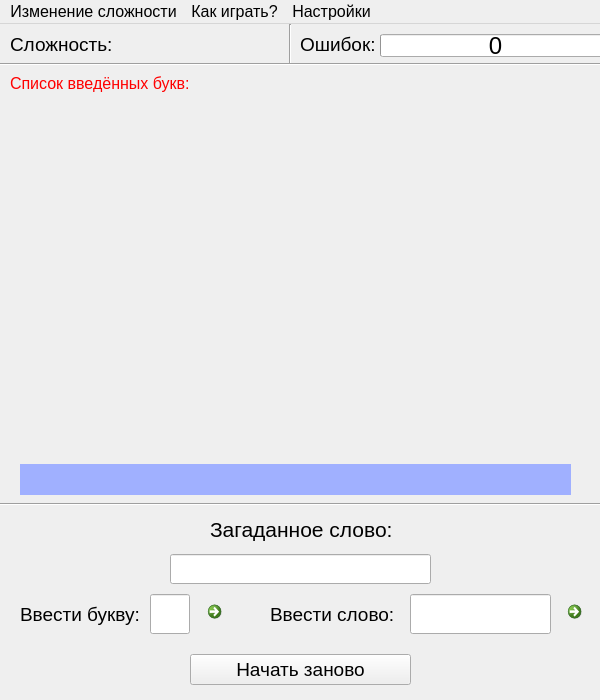
<?xml version="1.0" encoding="UTF-8"?>
<ui version="4.0">
 <class>MainWindow</class>
 <widget class="QMainWindow" name="MainWindow">
  <property name="geometry">
   <rect>
    <x>0</x>
    <y>0</y>
    <width>600</width>
    <height>700</height>
   </rect>
  </property>
  <property name="sizePolicy">
   <sizepolicy hsizetype="Preferred" vsizetype="Preferred">
    <horstretch>0</horstretch>
    <verstretch>0</verstretch>
   </sizepolicy>
  </property>
  <property name="baseSize">
   <size>
    <width>0</width>
    <height>0</height>
   </size>
  </property>
  <property name="font">
   <font>
    <pointsize>18</pointsize>
   </font>
  </property>
  <property name="mouseTracking">
   <bool>true</bool>
  </property>
  <property name="windowTitle">
   <string>Игра</string>
  </property>
  <property name="toolTipDuration">
   <number>1</number>
  </property>
  <widget class="QWidget" name="centralwidget">
   <widget class="QLabel" name="difficultyLabel">
    <property name="geometry">
     <rect>
      <x>10</x>
      <y>10</y>
      <width>251</width>
      <height>21</height>
     </rect>
    </property>
    <property name="font">
     <font>
      <family>Tahoma</family>
      <pointsize>14</pointsize>
     </font>
    </property>
    <property name="toolTip">
     <string/>
    </property>
    <property name="toolTipDuration">
     <number>-1</number>
    </property>
    <property name="text">
     <string>Сложность:</string>
    </property>
    <property name="alignment">
     <set>Qt::AlignLeading|Qt::AlignLeft|Qt::AlignVCenter</set>
    </property>
   </widget>
   <widget class="Line" name="line">
    <property name="geometry">
     <rect>
      <x>0</x>
      <y>470</y>
      <width>601</width>
      <height>21</height>
     </rect>
    </property>
    <property name="orientation">
     <enum>Qt::Horizontal</enum>
    </property>
   </widget>
   <widget class="QLabel" name="enterLetterLabel">
    <property name="geometry">
     <rect>
      <x>20</x>
      <y>580</y>
      <width>131</width>
      <height>21</height>
     </rect>
    </property>
    <property name="font">
     <font>
      <family>Tahoma</family>
      <pointsize>14</pointsize>
     </font>
    </property>
    <property name="text">
     <string>Ввести букву:</string>
    </property>
   </widget>
   <widget class="QLineEdit" name="enterLetterLineEdit">
    <property name="geometry">
     <rect>
      <x>150</x>
      <y>570</y>
      <width>40</width>
      <height>40</height>
     </rect>
    </property>
    <property name="font">
     <font>
      <family>Tahoma</family>
      <pointsize>14</pointsize>
     </font>
    </property>
    <property name="text">
     <string/>
    </property>
    <property name="maxLength">
     <number>1</number>
    </property>
    <property name="clearButtonEnabled">
     <bool>false</bool>
    </property>
   </widget>
   <widget class="QCommandLinkButton" name="enterLetterBtn">
    <property name="geometry">
     <rect>
      <x>200</x>
      <y>570</y>
      <width>31</width>
      <height>41</height>
     </rect>
    </property>
    <property name="cursor">
     <cursorShape>PointingHandCursor</cursorShape>
    </property>
    <property name="text">
     <string/>
    </property>
    <property name="iconSize">
     <size>
      <width>30</width>
      <height>30</height>
     </size>
    </property>
    <property name="autoDefault">
     <bool>false</bool>
    </property>
   </widget>
   <widget class="QLabel" name="enterWordLabel">
    <property name="geometry">
     <rect>
      <x>270</x>
      <y>580</y>
      <width>131</width>
      <height>21</height>
     </rect>
    </property>
    <property name="font">
     <font>
      <family>Tahoma</family>
      <pointsize>14</pointsize>
     </font>
    </property>
    <property name="text">
     <string>Ввести слово:</string>
    </property>
   </widget>
   <widget class="QLineEdit" name="enterWordLineEdit">
    <property name="geometry">
     <rect>
      <x>410</x>
      <y>570</y>
      <width>141</width>
      <height>40</height>
     </rect>
    </property>
    <property name="font">
     <font>
      <family>Tahoma</family>
      <pointsize>14</pointsize>
     </font>
    </property>
    <property name="text">
     <string/>
    </property>
   </widget>
   <widget class="QCommandLinkButton" name="enterWordBtn">
    <property name="geometry">
     <rect>
      <x>560</x>
      <y>570</y>
      <width>31</width>
      <height>41</height>
     </rect>
    </property>
    <property name="cursor">
     <cursorShape>PointingHandCursor</cursorShape>
    </property>
    <property name="text">
     <string/>
    </property>
    <property name="iconSize">
     <size>
      <width>30</width>
      <height>30</height>
     </size>
    </property>
    <property name="autoDefault">
     <bool>false</bool>
    </property>
   </widget>
   <widget class="QLineEdit" name="hiddenWordLineEdit">
    <property name="geometry">
     <rect>
      <x>170</x>
      <y>530</y>
      <width>261</width>
      <height>30</height>
     </rect>
    </property>
    <property name="font">
     <font>
      <family>Tahoma</family>
      <pointsize>18</pointsize>
     </font>
    </property>
    <property name="autoFillBackground">
     <bool>false</bool>
    </property>
    <property name="text">
     <string/>
    </property>
    <property name="maxLength">
     <number>20</number>
    </property>
    <property name="alignment">
     <set>Qt::AlignCenter</set>
    </property>
    <property name="readOnly">
     <bool>true</bool>
    </property>
   </widget>
   <widget class="QLabel" name="hiddenWordLabel">
    <property name="geometry">
     <rect>
      <x>210</x>
      <y>490</y>
      <width>181</width>
      <height>31</height>
     </rect>
    </property>
    <property name="font">
     <font>
      <family>Tahoma</family>
      <pointsize>16</pointsize>
     </font>
    </property>
    <property name="text">
     <string>Загаданное слово:</string>
    </property>
   </widget>
   <widget class="QLabel" name="mistakesCountLabel">
    <property name="geometry">
     <rect>
      <x>300</x>
      <y>10</y>
      <width>81</width>
      <height>21</height>
     </rect>
    </property>
    <property name="font">
     <font>
      <family>Tahoma</family>
      <pointsize>14</pointsize>
     </font>
    </property>
    <property name="text">
     <string>Ошибок:</string>
    </property>
   </widget>
   <widget class="QProgressBar" name="mistakesProgressBar">
    <property name="geometry">
     <rect>
      <x>380</x>
      <y>10</y>
      <width>231</width>
      <height>23</height>
     </rect>
    </property>
    <property name="font">
     <font>
      <family>Tahoma</family>
      <pointsize>18</pointsize>
     </font>
    </property>
    <property name="maximum">
     <number>10</number>
    </property>
    <property name="value">
     <number>0</number>
    </property>
    <property name="format">
     <string>%v</string>
    </property>
   </widget>
   <widget class="Line" name="line_2">
    <property name="geometry">
     <rect>
      <x>280</x>
      <y>0</y>
      <width>20</width>
      <height>41</height>
     </rect>
    </property>
    <property name="orientation">
     <enum>Qt::Vertical</enum>
    </property>
   </widget>
   <widget class="QPushButton" name="restartBtn">
    <property name="geometry">
     <rect>
      <x>190</x>
      <y>630</y>
      <width>221</width>
      <height>31</height>
     </rect>
    </property>
    <property name="font">
     <font>
      <family>Tahoma</family>
      <pointsize>14</pointsize>
     </font>
    </property>
    <property name="cursor">
     <cursorShape>PointingHandCursor</cursorShape>
    </property>
    <property name="text">
     <string>Начать заново</string>
    </property>
   </widget>
   <widget class="Line" name="line_3">
    <property name="geometry">
     <rect>
      <x>0</x>
      <y>30</y>
      <width>601</width>
      <height>20</height>
     </rect>
    </property>
    <property name="orientation">
     <enum>Qt::Horizontal</enum>
    </property>
   </widget>
   <widget class="QLabel" name="infoLabel">
    <property name="geometry">
     <rect>
      <x>20</x>
      <y>440</y>
      <width>551</width>
      <height>31</height>
     </rect>
    </property>
    <property name="font">
     <font>
      <family>Tahoma</family>
      <pointsize>12</pointsize>
     </font>
    </property>
    <property name="styleSheet">
     <string notr="true">background-color : #a0b0ff; color : #d02090</string>
    </property>
    <property name="text">
     <string/>
    </property>
    <property name="alignment">
     <set>Qt::AlignCenter</set>
    </property>
    <property name="margin">
     <number>0</number>
    </property>
   </widget>
   <widget class="QLabel" name="enteredLettersListLabel">
    <property name="geometry">
     <rect>
      <x>10</x>
      <y>50</y>
      <width>581</width>
      <height>41</height>
     </rect>
    </property>
    <property name="sizePolicy">
     <sizepolicy hsizetype="Preferred" vsizetype="Preferred">
      <horstretch>0</horstretch>
      <verstretch>0</verstretch>
     </sizepolicy>
    </property>
    <property name="maximumSize">
     <size>
      <width>16777215</width>
      <height>16777215</height>
     </size>
    </property>
    <property name="sizeIncrement">
     <size>
      <width>0</width>
      <height>0</height>
     </size>
    </property>
    <property name="baseSize">
     <size>
      <width>0</width>
      <height>0</height>
     </size>
    </property>
    <property name="font">
     <font>
      <family>Tahoma</family>
      <pointsize>12</pointsize>
      <strikeout>false</strikeout>
      <stylestrategy>PreferDefault</stylestrategy>
     </font>
    </property>
    <property name="mouseTracking">
     <bool>false</bool>
    </property>
    <property name="acceptDrops">
     <bool>false</bool>
    </property>
    <property name="styleSheet">
     <string notr="true">color: red</string>
    </property>
    <property name="frameShape">
     <enum>QFrame::NoFrame</enum>
    </property>
    <property name="text">
     <string>Список введённых букв: </string>
    </property>
    <property name="textFormat">
     <enum>Qt::AutoText</enum>
    </property>
    <property name="scaledContents">
     <bool>true</bool>
    </property>
    <property name="alignment">
     <set>Qt::AlignLeading|Qt::AlignLeft|Qt::AlignTop</set>
    </property>
    <property name="wordWrap">
     <bool>true</bool>
    </property>
    <property name="margin">
     <number>0</number>
    </property>
    <property name="indent">
     <number>-1</number>
    </property>
   </widget>
  </widget>
  <widget class="QMenuBar" name="menubar">
   <property name="geometry">
    <rect>
     <x>0</x>
     <y>0</y>
     <width>600</width>
     <height>27</height>
    </rect>
   </property>
   <property name="sizePolicy">
    <sizepolicy hsizetype="MinimumExpanding" vsizetype="Minimum">
     <horstretch>0</horstretch>
     <verstretch>0</verstretch>
    </sizepolicy>
   </property>
   <property name="minimumSize">
    <size>
     <width>0</width>
     <height>0</height>
    </size>
   </property>
   <property name="sizeIncrement">
    <size>
     <width>0</width>
     <height>0</height>
    </size>
   </property>
   <property name="baseSize">
    <size>
     <width>0</width>
     <height>0</height>
    </size>
   </property>
   <property name="font">
    <font>
     <pointsize>12</pointsize>
    </font>
   </property>
   <property name="mouseTracking">
    <bool>false</bool>
   </property>
   <widget class="QMenu" name="menu">
    <property name="geometry">
     <rect>
      <x>227</x>
      <y>129</y>
      <width>160</width>
      <height>125</height>
     </rect>
    </property>
    <property name="sizePolicy">
     <sizepolicy hsizetype="Preferred" vsizetype="Preferred">
      <horstretch>0</horstretch>
      <verstretch>0</verstretch>
     </sizepolicy>
    </property>
    <property name="minimumSize">
     <size>
      <width>0</width>
      <height>0</height>
     </size>
    </property>
    <property name="baseSize">
     <size>
      <width>0</width>
      <height>0</height>
     </size>
    </property>
    <property name="font">
     <font>
      <family>Segoe UI</family>
      <pointsize>12</pointsize>
     </font>
    </property>
    <property name="cursor">
     <cursorShape>PointingHandCursor</cursorShape>
    </property>
    <property name="toolTipDuration">
     <number>1</number>
    </property>
    <property name="autoFillBackground">
     <bool>false</bool>
    </property>
    <property name="title">
     <string>Изменение сложности</string>
    </property>
    <property name="toolTipsVisible">
     <bool>true</bool>
    </property>
    <addaction name="action_1"/>
    <addaction name="action_2"/>
    <addaction name="action_3"/>
   </widget>
   <widget class="QMenu" name="menu_2">
    <property name="cursor">
     <cursorShape>PointingHandCursor</cursorShape>
    </property>
    <property name="title">
     <string>Как играть?</string>
    </property>
    <addaction name="action_rules"/>
    <addaction name="action_stages"/>
   </widget>
   <widget class="QMenu" name="menu_3">
    <property name="title">
     <string>Настройки</string>
    </property>
    <addaction name="action_enter_bind"/>
    <addaction name="action_restart_bind"/>
    <addaction name="separator"/>
    <addaction name="action_about"/>
   </widget>
   <addaction name="menu"/>
   <addaction name="menu_2"/>
   <addaction name="menu_3"/>
  </widget>
  <action name="action_5">
   <property name="checkable">
    <bool>true</bool>
   </property>
   <property name="checked">
    <bool>true</bool>
   </property>
   <property name="text">
    <string>Показывать подсказки</string>
   </property>
  </action>
  <action name="action_6">
   <property name="text">
    <string>Информация об уровнях сложности</string>
   </property>
  </action>
  <action name="action_3_4">
   <property name="enabled">
    <bool>false</bool>
   </property>
   <property name="text">
    <string>Длина слов 3-4 буквы</string>
   </property>
   <property name="iconVisibleInMenu">
    <bool>true</bool>
   </property>
  </action>
  <action name="action_5_7">
   <property name="enabled">
    <bool>false</bool>
   </property>
   <property name="text">
    <string>Длина слов 5-7 букв</string>
   </property>
  </action>
  <action name="action_8_10">
   <property name="enabled">
    <bool>false</bool>
   </property>
   <property name="text">
    <string>Длина слов 8-10 букв</string>
   </property>
  </action>
  <action name="action_1">
   <property name="checkable">
    <bool>true</bool>
   </property>
   <property name="checked">
    <bool>true</bool>
   </property>
   <property name="text">
    <string>Лёгкая</string>
   </property>
   <property name="font">
    <font>
     <family>Tahoma</family>
    </font>
   </property>
   <property name="menuRole">
    <enum>QAction::PreferencesRole</enum>
   </property>
  </action>
  <action name="action_2">
   <property name="checkable">
    <bool>true</bool>
   </property>
   <property name="checked">
    <bool>false</bool>
   </property>
   <property name="text">
    <string>Средняя</string>
   </property>
   <property name="font">
    <font>
     <family>Tahoma</family>
    </font>
   </property>
   <property name="menuRole">
    <enum>QAction::PreferencesRole</enum>
   </property>
  </action>
  <action name="action_3">
   <property name="checkable">
    <bool>true</bool>
   </property>
   <property name="text">
    <string>Сложная</string>
   </property>
   <property name="font">
    <font>
     <family>Tahoma</family>
    </font>
   </property>
   <property name="menuRole">
    <enum>QAction::PreferencesRole</enum>
   </property>
  </action>
  <action name="action_stages">
   <property name="text">
    <string>Этапы виселицы</string>
   </property>
   <property name="font">
    <font>
     <family>Tahoma</family>
    </font>
   </property>
  </action>
  <action name="action_rules">
   <property name="text">
    <string>Правила</string>
   </property>
   <property name="font">
    <font>
     <family>Tahoma</family>
    </font>
   </property>
  </action>
  <action name="action_enter_bind">
   <property name="checkable">
    <bool>true</bool>
   </property>
   <property name="checked">
    <bool>true</bool>
   </property>
   <property name="text">
    <string>Enter - Ввод буквы</string>
   </property>
   <property name="font">
    <font>
     <family>Tahoma</family>
    </font>
   </property>
  </action>
  <action name="action_restart_bind">
   <property name="checkable">
    <bool>true</bool>
   </property>
   <property name="checked">
    <bool>false</bool>
   </property>
   <property name="text">
    <string>F1 - Новая игра</string>
   </property>
   <property name="font">
    <font>
     <family>Tahoma</family>
    </font>
   </property>
  </action>
  <action name="action_about">
   <property name="text">
    <string>О программе</string>
   </property>
   <property name="font">
    <font>
     <family>Tahoma</family>
    </font>
   </property>
  </action>
 </widget>
 <resources/>
 <connections/>
</ui>
